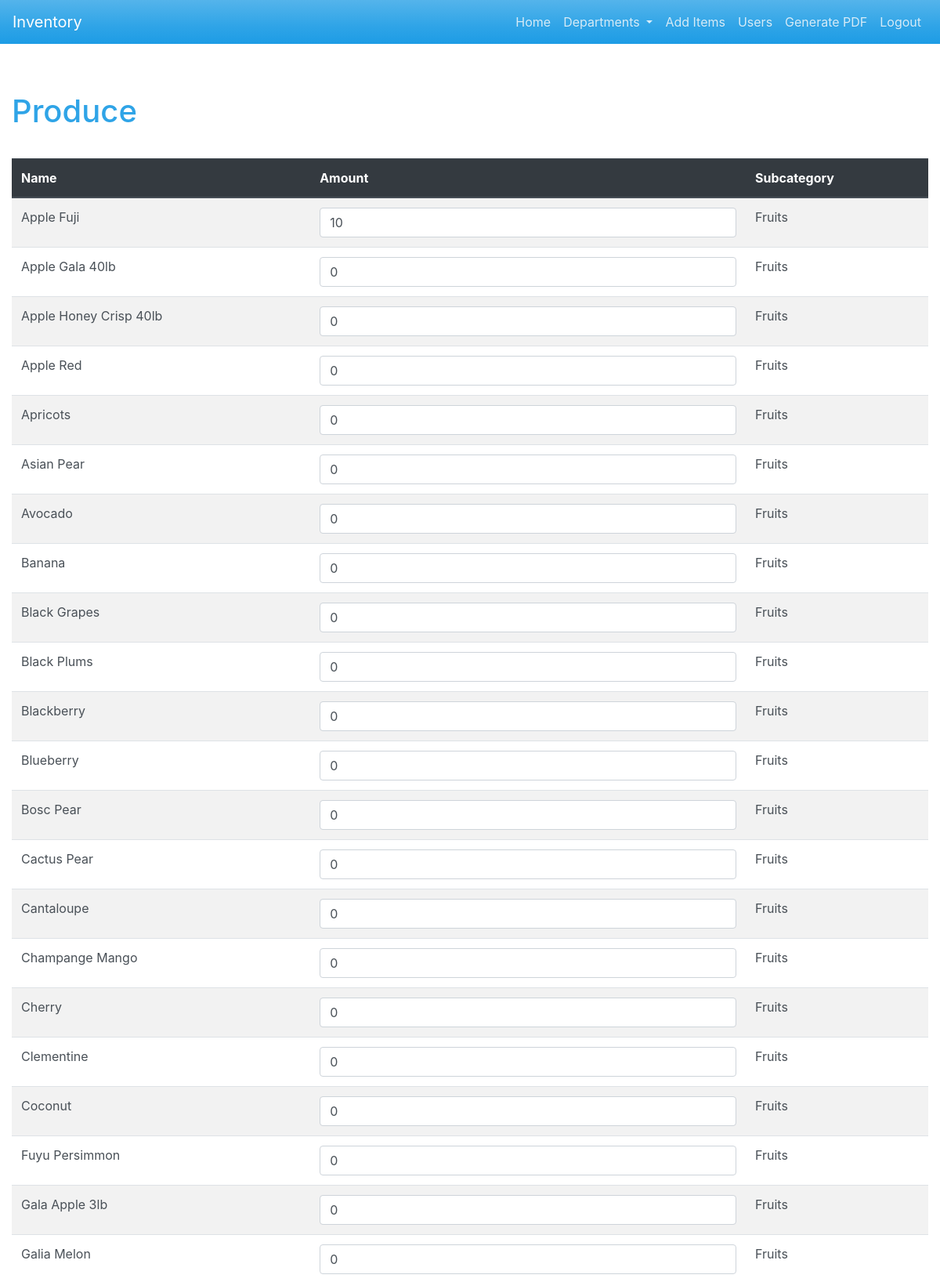
The page /department/2 (signed in, upper part) on the database its author committed.
### tables this page shows
CREATE TABLE "CATEGORY" (
	"AUTOID" INTEGER PRIMARY KEY AUTOINCREMENT,
	"CATNAME" TEXT
);

CREATE TABLE "INVENTORY" (
	"ID" INTEGER PRIMARY KEY AUTOINCREMENT,
	"NAME" TEXT NOT NULL,
	"AMOUNT" INTEGER NOT NULL,
	"CATEGORY" INTEGER NOT NULL DEFAULT 1,
	"SUBCATEGORY" INTEGER NOT NULL DEFAULT 1,
	FOREIGN KEY("CATEGORY") REFERENCES "CATEGORY"("AUTOID"),
	FOREIGN KEY("SUBCATEGORY") REFERENCES "SUBCATEGORY"("AUTOID")
);

CREATE TABLE "SUBCATEGORY" (
	"AUTOID" INTEGER PRIMARY KEY AUTOINCREMENT,
	"SUBCATNAME" TEXT NOT NULL,
	"CATEGORYID" INTEGER NOT NULL,
	FOREIGN KEY("CATEGORYID") REFERENCES "CATEGORY"("AUTOID")
);

### blueprints/department.py (the view)
@department_bp.route('/department/<int:category_id>')
def department_id(category_id):
    db = get_db()
    cursor = db.cursor()
    try:
        cursor.execute('SELECT CATNAME FROM CATEGORY WHERE AUTOID = ?', (category_id,))
        category_name = cursor.fetchone()[0]
        cursor.execute('''
        SELECT INVENTORY.NAME, INVENTORY.AMOUNT, SUBCATEGORY.SUBCATNAME, INVENTORY.ID
        FROM INVENTORY
        JOIN SUBCATEGORY ON INVENTORY.SUBCATEGORY = SUBCATEGORY.AUTOID
        WHERE SUBCATEGORY.CATEGORYID = ?
        ORDER BY SUBCATEGORY.SUBCATNAME, INVENTORY.NAME
        ''', (category_id,))
        items = cursor.fetchall()
    except sqlite3.Error as e:
        print(f"Database query failed: {e}")
        return "An error occurred", 500
    return render_template('department.html', category_name=category_name, items=items)

### app.py (called while the page is built)
def get_db():
    if 'db' not in g:
        g.db = sqlite3.connect(app.config['DATABASE'])
    return g.db

def get_navbar_categories():
    db = get_db()
    cursor = db.cursor()
    cursor.execute('SELECT AUTOID, CATNAME FROM CATEGORY WHERE CATNAME != "General"')
    return cursor.fetchall()

def require_login():
    if 'user_id' not in session and request.endpoint not in ['login', 'static', 'logout']:
        return redirect(url_for('login.login'))
    if 'user_id' in session:
        session.permanent = True
        session.modified = True

### blueprints/department.py (called while the page is built)
def get_db():
    if 'db' not in g:
        g.db = sqlite3.connect(current_app.config['DATABASE'])
    return g.db

### templates/department.html (shortened to what this page needs)
{% extends "base.html" %}
{% block content %}
<h1 class="mt-4">{{ category_name }}</h1>
<div class="table-responsive">
    <table class="table table-striped table-hover mt-3">
        <thead class="thead-dark">
            <tr>
                <th>Name</th>
                <th>Amount</th>
                <th>Subcategory</th>
            </tr>
        </thead>
        <tbody>
            {% for item in items %}
            <tr>
                <td>{{ item[0] }}</td>
                <td>
                    <input type="text" name="amount" value="{{ item[1] }}" required data-item-id="{{ item[3] }}" class="amount-input form-control">
                </td>
                <td>{{ item[2] }}</td>
            </tr>
            {% endfor %}
        </tbody>
    </table>
</div>
{% endblock %}

### templates/base.html (shortened to what this page needs)
<!DOCTYPE html>
<html lang="en">
<head>
    <link rel="stylesheet" href="https://stackpath.bootstrapcdn.com/bootswatch/4.5.2/cerulean/bootstrap.min.css">
    <link rel="stylesheet" href="https://cdnjs.cloudflare.com/ajax/libs/bootstrap-icons/1.7.2/font/bootstrap-icons.min.css">
    <link rel="stylesheet" href="{{ url_for('static', filename='css/styles.css') }}">
</head>
<body>
    {% with categories = get_navbar_categories() %}
        {% include 'navbar.html' %}
    {% endwith %}
    <div class="container-fluid mt-4">
        {% block content %}{% endblock %}
    </div>
</body>
</html>

### templates/navbar.html (shortened to what this page needs)
<nav class="navbar navbar-expand-lg navbar-dark bg-primary fixed-top">
    <a class="navbar-brand" href="/">Inventory</a>
    <div class="collapse navbar-collapse" id="navbarNav">
        <ul class="navbar-nav ml-auto">
            <li class="nav-item">
                <a class="nav-link" href="/">Home</a>
            </li>
            <li class="nav-item dropdown">
                <a class="nav-link dropdown-toggle" href="#" id="navbarDropdown" role="button" data-toggle="dropdown" aria-haspopup="true" aria-expanded="false">
                    Departments
                </a>
            </li>
            {% if session['role'] == 'admin' %}
            <li class="nav-item">
                <a class="nav-link" href="/add">Add Items</a>
            </li>
            <li class="nav-item">
                <a class="nav-link" href="/users">Users</a>
            </li>
            {% endif %}
            <li class="nav-item">
                <a class="nav-link" href="/select_category">Generate PDF</a>
            </li>
            <li class="nav-item">
                <a class="nav-link" href="/logout">Logout</a>
            </li>
        </ul>
    </div>
</nav>

### static/css/styles.css (style rules this page uses)
body { display: flex; flex-direction: column; min-height: 100vh; padding-top: 70px; }
.container-fluid { flex: 1; }
h1, h3 { margin-bottom: 20px; }
.table { margin-top: 20px; }
.form-control { width: 100%; max-width: 100%; }

### rows shown on the page
CATEGORY: CATNAME "Produce"
INVENTORY: NAME "Apple Fuji", amount "10", SUBCATNAME "Fruits"
INVENTORY: NAME "Apple Gala 40lb", amount "0", SUBCATNAME "Fruits"
INVENTORY: NAME "Apple Honey Crisp 40lb", amount "0", SUBCATNAME "Fruits"
INVENTORY: NAME "Apple Red", amount "0", SUBCATNAME "Fruits"
INVENTORY: NAME "Apricots", amount "0", SUBCATNAME "Fruits"
INVENTORY: NAME "Asian Pear", amount "0", SUBCATNAME "Fruits"
INVENTORY: NAME "Avocado", amount "0", SUBCATNAME "Fruits"
INVENTORY: NAME "Banana", amount "0", SUBCATNAME "Fruits"
INVENTORY: NAME "Black Grapes", amount "0", SUBCATNAME "Fruits"
INVENTORY: NAME "Black Plums", amount "0", SUBCATNAME "Fruits"
INVENTORY: NAME "Blackberry", amount "0", SUBCATNAME "Fruits"
INVENTORY: NAME "Blueberry", amount "0", SUBCATNAME "Fruits"
INVENTORY: NAME "Bosc Pear", amount "0", SUBCATNAME "Fruits"
INVENTORY: NAME "Cactus Pear", amount "0", SUBCATNAME "Fruits"
INVENTORY: NAME "Cantaloupe", amount "0", SUBCATNAME "Fruits"
INVENTORY: NAME "Champange Mango", amount "0", SUBCATNAME "Fruits"
INVENTORY: NAME "Cherry", amount "0", SUBCATNAME "Fruits"
INVENTORY: NAME "Clementine", amount "0", SUBCATNAME "Fruits"
INVENTORY: NAME "Coconut", amount "0", SUBCATNAME "Fruits"
INVENTORY: NAME "Fuyu Persimmon", amount "0", SUBCATNAME "Fruits"
INVENTORY: NAME "Gala Apple 3lb", amount "0", SUBCATNAME "Fruits"
INVENTORY: NAME "Galia Melon", amount "0", SUBCATNAME "Fruits"
